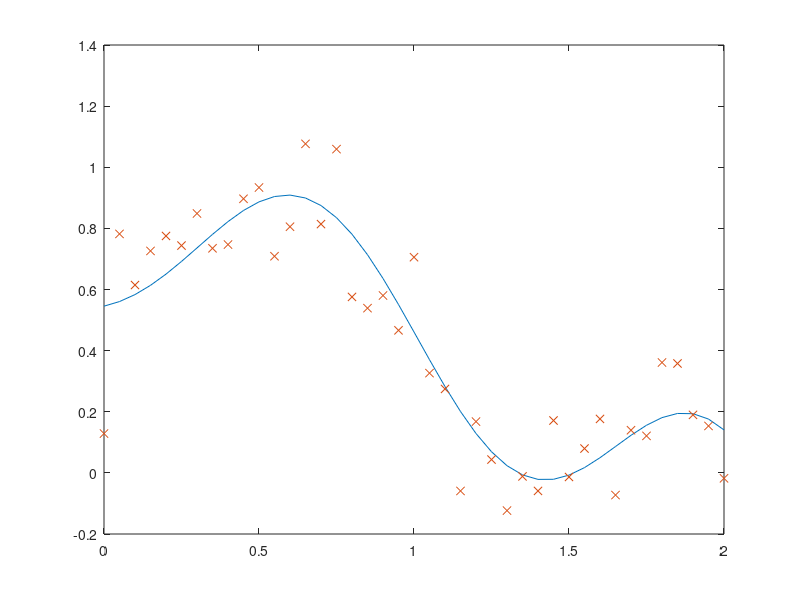

Write MATLAB code to recreate this figure. (Note: this script raises an error after producing the figure.)
%this script trains a gp given some function and noisy data. It has both 1d
%and 2d

close all
clear;
for i = 1:5
    a(i) = 1/i*randn;
end
x = 0:0.05:2;
f = 0*x;
for i = 1:length(a)
   f = f + a(i)*cos(i*x+randn); 
end

%for step
%f(1:round(length(x)/2)) = 0;
%f(round(length(x)/2)+1:end) = 1;
plot(x,f)
hold on
%add noise
snr = 0.15;
y = f + snr*randn(size(f));
plot(x,y,'x')

indices = 1:round(length(x)/2);
for shift = 0:5:length(x)-max(indices)
    tic;
    xsubset = x(indices+shift);
    ysubset = y(indices+shift);
    param = minLG(xsubset,ysubset,[1 2 0.2],1000,0);
    toc
    A = param(1);
    s = param(2);
    snr = param(3);
    param = param(1:end-1);
    for i = 1:length(xsubset)
        for j = 1:length(xsubset)
           Suu(i,j) = kernel(xsubset(i),xsubset(j),param,snr);
        end
    end
    for i = 1:length(xsubset)
        for j = 1:length(xsubset)
           Syu(i,j) = kernel(xsubset(i),xsubset(j),param,0); 
        end
    end
    yhat = Syu*Suu^-1*ysubset';
    sigmax = Syu - Syu*Suu^-1 * Syu';
    sxx = diag(sigmax);
    theoryStDev = sqrt(mean(sxx))
    %variance = sum((yhat-f(indices+shift)).^2)/length(x);
    %experimentalStDev = sqrt(variance)
    errorbar(xsubset,yhat,0.5*sxx.^0.5,'r')
    param
end

indices = 1:round(length(x));
for shift = 0:5:length(x)-max(indices)
    tic;
    xsubset = x(indices+shift);
    ysubset = y(indices+shift);
    param = minLG(xsubset,ysubset,[1 2 0.2],1000,0);
    toc
    A = param(1);
    s = param(2);
    snr = param(3);
    param = param(1:end-1);
    for i = 1:length(xsubset)
        for j = 1:length(xsubset)
           Suu(i,j) = kernel(xsubset(i),xsubset(j),param,snr);
        end
    end
    for i = 1:length(xsubset)
        for j = 1:length(xsubset)
           Syu(i,j) = kernel(xsubset(i),xsubset(j),param,0); 
        end
    end
    yhat = Syu*Suu^-1*ysubset';
    sigmax = Syu - Syu*Suu^-1 * Syu';
    sxx = diag(sigmax);
    theoryStDev = sqrt(mean(sxx))
    %variance = sum((yhat-f(indices+shift)).^2)/length(x);
    %experimentalStDev = sqrt(variance)
    errorbar(xsubset,yhat,0.5*sxx.^0.5,'g')
    param
end


%% 2-d
close all
clear;
for i = 1:5
    a(:,i) = 1/i*randn(3,1);
end
x1 = 0:0.4:4;
x2 = x1;
f = zeros(length(x1));
for i = 1:length(a)
    for j = 1:length(x1)
        for k = 1:length(x2)
            f(j,k) = f(j,k) + a(1,i)*cos(i*x1(j)) + a(2,i)*cos(i*x2(k)) + a(3,i)*cos(i*sqrt(x2(k)*x1(j)) ); 
        end
    end
end
[mesh1 mesh2] = meshgrid(x1,x2);
%for step
%f(1:round(length(x)/2)) = 0;
%f(round(length(x)/2)+1:end) = 1;
h = surf(mesh1,mesh2,f,'EdgeColor','Black');
set(h,'FaceColor',[0 0 1],'FaceAlpha',0.5);
hold on
%add noise
snr = 0.25;
y = f + snr*randn(size(f));
plot3(mesh1,mesh2,y,'x')

%creates set of all data points
xvec = kron(x1,[ones(1,length(x1)); zeros(1,length(x1))]) + ...
            kron([zeros(1,length(x1)); ones(1,length(x1))],x2);
data = y(:)';
param = fminsearch(@(param) lg(xvec,data,param,snr),[1 2]);

A = param(1);
s = param(2);
for i = 1:length(xvec)
    for j = 1:length(xvec)
       Suu(i,j) = kernel(xvec(:,i),xvec(:,j),param,snr);
    end
end
for i = 1:length(xvec)
    for j = 1:length(xvec)
       Syu(i,j) = kernel(xvec(:,i),xvec(:,j),param,0);
    end
end
yhat = Syu*Suu^-1*data';
sigmax = Syu - Syu*Suu^-1 * Syu';
sxx = diag(sigmax);
yhatMat = vec2mat(yhat,length(x1))';
h = surf(mesh1,mesh2,yhatMat);
set(h,'FaceColor',[1 0 0],'FaceAlpha',0.5);
variance = sum((yhat-f(:)).^2)/length(data)
stdev = sqrt(variance)
